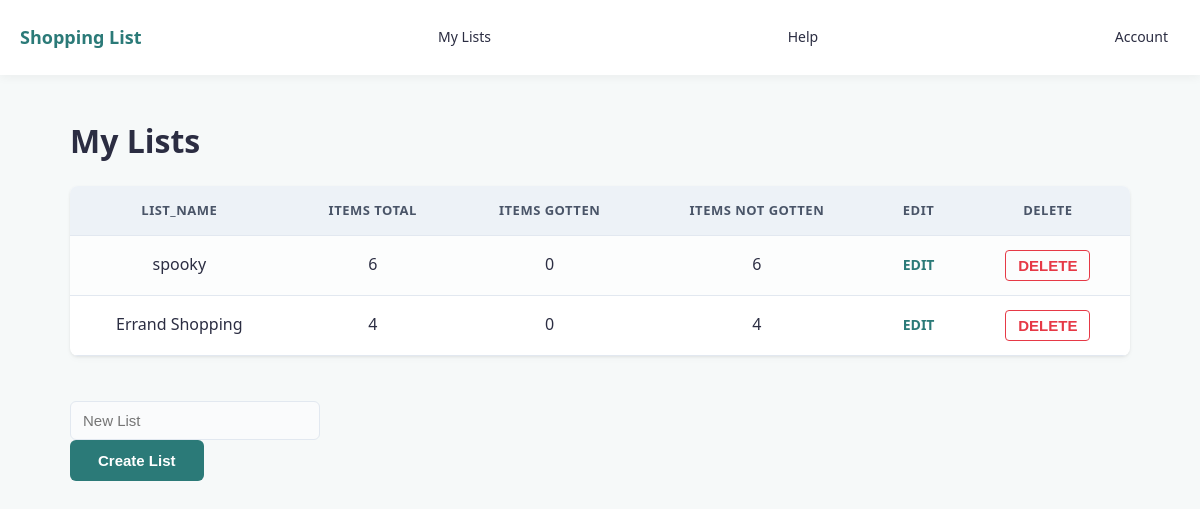
/my_lists (signed in), run on the app's committed database.
### tables this page shows
CREATE TABLE "lists" (list_id INTEGER NOT NULL PRIMARY KEY, list_name TEXT, user_id INTEGER REFERENCES user (user_id));

### shopping_list.py (the view, shortened to what this page needs)
@app.route("/my_lists", methods=["GET", "POST"])
def my_lists():
    if "user_id" not in session:
        return redirect(url_for("login"))
    db = get_db()
    current_user_id = session["user_id"]
    sql = """SELECT lists.list_id, lists.list_name,
    COUNT(list_contents.item_id) AS total_items,
    SUM(CASE WHEN list_contents.ticked = 1 THEN 1 ELSE 0 END) AS items_gotten,
    SUM(CASE WHEN list_contents.ticked = 0 THEN 1 ELSE 0 END) AS items_not_gotten
    FROM lists
    LEFT JOIN list_contents ON lists.list_id = list_contents.list_id
    WHERE lists.user_id = ?
    GROUP BY lists.list_id;"""
    results = query_db(sql, [current_user_id]) or []
    return render_template("my_lists.html", list=results)

### shopping_list.py (called while the page is built)
def get_db():
    db = getattr(g, '_database', None)
    if db is None:
        db = g._database = sqlite3.connect(DATABASE)
        db.row_factory = sqlite3.Row
    return db

@app.teardown_appcontext
def close_connection(exception):
    db = getattr(g, '_database', None)
    if db is not None:
        db.close()

def query_db(query, args=(), one=False):
    cur = get_db().execute(query, args)
    rv = cur.fetchall()
    cur.close()
    return (rv[0] if rv else None) if one else rv

### templates/my_lists.html (shortened to what this page needs)
{% extends "index.html" %}
{% block body %}
<h1>My Lists</h1>
<table border="1">
    <tr>
        <th>list_name</th>
        <th>items total</th>
        <th>items gotten</th>
        <th>items not gotten</th>
        <th>EDIT</th>
        <th>DELETE</th>
    </tr>
    {% for contents in list %}
    <tr>
        <td>{{ contents.list_name }}</td>
        <td>{{ contents.total_items }}</td>
        <td>{{ contents.items_gotten }}</td>
        <td>{{ contents.items_not_gotten }}</td>
        <td><a href="{{ url_for('list_route', list_id=contents.list_id)}}">EDIT</a></td>
        <td><form>
            <input type="submit" value="DELETE" form="delete-list-form-{{ contents.list_id }}">
        </form></td>
    </tr>
    {% endfor %}
</table>
<br>
<form method="post" action="{{ url_for('my_lists') }}">
    <input type="text" placeholder="New List" id="list_name" name="list_name"><br>
    <input type="submit" value="Create List">
</form>
{% endblock  %}

### static/style.css (style rules this page uses)
:root { --primary-colour: #2b7a78; --primary-hover: #3a9694; --bg-colour: #f6f9f9; --card-bg: #ffffff; --text-colour: #2b2d42; --border-colour: #e2e8f0; --delete-colour: #e63946; }
body { font-family: system-ui, -apple-system, BlinkMacSystemFont, 'Segoe UI', Roboto, Oxygen, Ubuntu, Cantarell, 'Open Sans', 'Helvetica Neue', sans-serif; background-color: var(--bg-colour); color: var(--text-colour); margin: 0; padding: 0; line-height: 1.6; }
h1 { color: var(--text-colour); margin-bottom: 20px; }
table { width: 100%; border-collapse: collapse; background-color: var(--card-bg); border-radius: 8px; overflow: hidden; box-shadow: 0 4px 6px rgba(0, 0, 0, 0.02), 0 1px 3px rgba(0, 0, 0, 0.08); margin: 20px 0; }
table, th, td { border: none; }
th { background-color: #edf2f7; color: #4a5568; font-weight: 600; text-transform: uppercase; font-size: 13px; letter-spacing: 0.5px; border-bottom: 1px solid var(--border-colour); }
th, td { padding: 14px 20px; text-align: center; vertical-align: middle; border-bottom: 1px solid var(--border-colour); }
tr:nth-child(even) td { background-color: #fcfdfd; }
td { white-space: nowrap; }
input[type="text"], input[list] { width: 100%; max-width: 250px; padding: 10px 12px; font-size: 15px; border: 1px solid var(--border-colour); border-radius: 6px; box-sizing: border-box; background-color: #fafbfc; }
input[type="submit"] { background-color: var(--primary-colour); color: #ffffff; padding: 12px 28px; font-size: 15px; font-weight: 600; border: none; border-radius: 6px; cursor: pointer; }
a[href*="list_route"], a[href*="list/"] { color: var(--primary-colour); text-decoration: none; font-weight: 600; background: none; border: none; cursor: pointer; font-size: 14px; }
form input[value="DELETE"] { background-color: transparent; color: var(--delete-colour); border: 1px solid var(--delete-colour); padding: 6px 12px; border-radius: 4px; font-weight: 600; cursor: pointer; }

### data on the page
lists: list_name "spooky", total_items "6", items_gotten "0", items_not_gotten "6"
lists: list_name "Errand Shopping", total_items "4", items_gotten "0", items_not_gotten "4"
